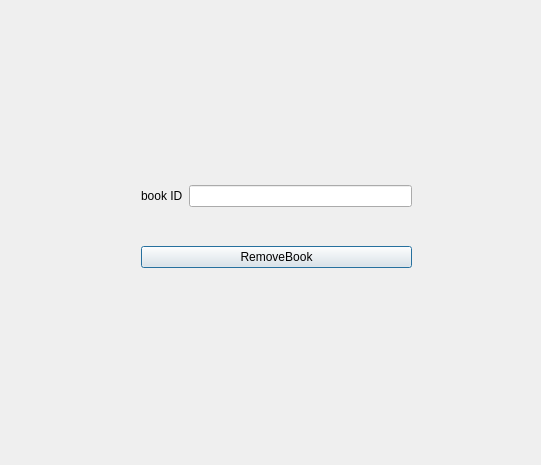
<?xml version="1.0" encoding="UTF-8"?>
<ui version="4.0">
 <class>Window_RemoveBook</class>
 <widget class="QDialog" name="Window_RemoveBook">
  <property name="geometry">
   <rect>
    <x>0</x>
    <y>0</y>
    <width>541</width>
    <height>465</height>
   </rect>
  </property>
  <property name="windowTitle">
   <string>Dialog</string>
  </property>
  <widget class="QWidget" name="">
   <property name="geometry">
    <rect>
     <x>141</x>
     <y>152</y>
     <width>271</width>
     <height>151</height>
    </rect>
   </property>
   <layout class="QVBoxLayout" name="verticalLayout">
    <item>
     <layout class="QHBoxLayout" name="horizontalLayout_3">
      <item>
       <widget class="QLabel" name="label_Subject">
        <property name="text">
         <string>book ID</string>
        </property>
       </widget>
      </item>
      <item>
       <widget class="QLineEdit" name="lineEdit_BookId"/>
      </item>
     </layout>
    </item>
    <item>
     <widget class="QPushButton" name="pushButton_RemoveBook">
      <property name="text">
       <string>RemoveBook</string>
      </property>
     </widget>
    </item>
   </layout>
  </widget>
 </widget>
 <resources/>
 <connections/>
</ui>
